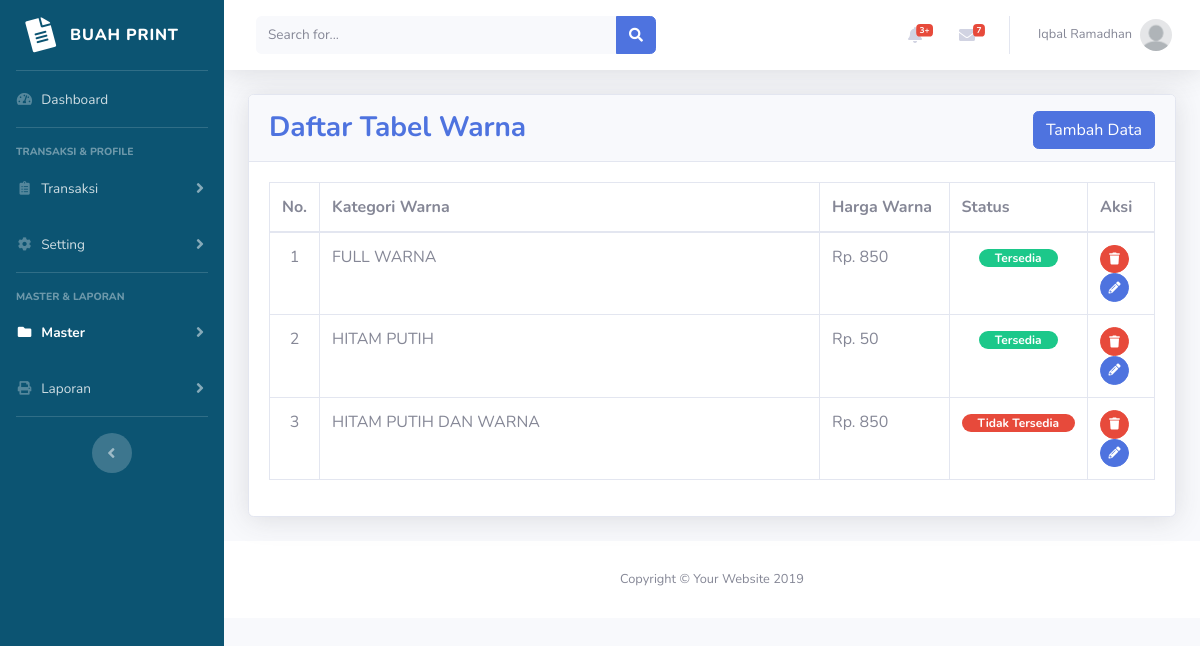
Page /admin/master_warna.php (signed in) on the committed database.
### tables this page shows
CREATE TABLE `mitra` (
  `ID_MITRA` char(10) NOT NULL,
  `NAMA_MITRA` varchar(40) NOT NULL,
  `EMAIL_MITRA` varchar(100) NOT NULL,
  `NO_HP_MITRA` varchar(13) NOT NULL,
  `TELEPHONE_MITRA` varchar(13) NOT NULL,
  `ALAMAT_MITRA` text NOT NULL,
  `FOTO_PROFILE` varchar(200) NOT NULL,
  `COVER` varchar(200) NOT NULL,
  `STATUS_MITRA` int(11) NOT NULL,
  `SALDO_MITRA` int(11) NOT NULL,
  `LOCATION_MITRA` text,
  `USERNAME_MITRA` varchar(50) NOT NULL,
  `PASSWORD_MITRA` varchar(32) NOT NULL
);

CREATE TABLE `warna` (
  `ID_WARNA` varchar(10) NOT NULL,
  `KAT_WARNA` varchar(40) NOT NULL,
  `HARGA_WARNA` int(11) NOT NULL,
  `STATUS_WARNA` int(11) NOT NULL
);

### admin/master_warna.php (the view, shortened to what this page needs)
<?php
    include 'includes/config.php';
    include 'includes/header.php';
    $result = mysqli_query($con, "SELECT * FROM warna");
?>
<div class="container-fluid">
<div class="card shadow mb-4">
    <div class="card-header py-2">
    <h3 class="mt-2 font-weight-bold float-left text-primary">Daftar Tabel Warna</h3>
    <button class="mt-2 btn btn-primary float-right ml-auto" data-toggle="modal" data-target="#tambah_warna">Tambah Data</button>
  </div>
  <div class="card-body">
    <div class="table-responsive">
      <table class="table table-bordered" id="dataTable" width="100%" cellspacing="0">
        <thead>
        <tr>
            <th>No.</th>
            <th>Kategori Warna</th>
            <th>Harga Warna</th>
            <th>Status</th>
            <th>Aksi</th>
          </tr>
        </thead>
        <tbody>
          <?php $i = 0;
            while($data_warna = mysqli_fetch_assoc($result)){
            $id_warna = $data_warna['ID_WARNA'];
            $kat_warna = $data_warna['KAT_WARNA'];
            $harga_warna = $data_warna['HARGA_WARNA'];
            $status_warna = $data_warna['STATUS_WARNA'];
            $i+=1;
          ?>
          <tr>
            <td class="text-center" style="width:50px"><?=$i?></td>
            <td style="width:500px;"><?=$kat_warna?></td>
            <td class="text-justify">Rp. <?=$harga_warna?></td>
            <td class="text-center" style="width:100px;"><?php if($status_warna==1){
              echo '<span class="badge badge-pill badge-success px-3">Tersedia</span>';
            }else{
              echo '<span class="badge badge-pill badge-danger px-3">Tidak Tersedia</span>';
            }?></td>
            <td style="width:67px;">
              <div class="block ml-auto">
                <a href="query/master_warna_query.php?action=delete&id_warna=<?=$id_warna?>" class="btn btn-danger btn-circle btn-sm" onclick="return confirm('Apakah anda yakin ingin menghapus data?');">
                  <i class="fas fa-trash"></i>
                </a>
                <a href="master_warna_ubah.php?id_warna=<?=$id_warna?>" class="btn btn-primary btn-circle btn-sm">
                  <i class="fas fa-pencil-alt"></i>
                </a>
              </div>
            </td>
          </tr>
          <?php } ?>
        </tbody>
        </table>
      </div>
    </div>
  </div>
</div>
<?php
  require 'includes/footer.php';
?>

### admin/includes/header.php (shortened to what this page needs)
<?php
  if(isset($_SESSION['admin_login'])){
  $username = $_SESSION['username'];
  $data = mysqli_query($con, "SELECT * FROM mitra WHERE USERNAME_MITRA = '$username'");
  $data_admin = mysqli_fetch_assoc($data);
  $nama_admin = $data_admin['NAMA_MITRA'];
  $profil_admin = $data_admin['FOTO_PROFILE'];
  }
?>
<!DOCTYPE html>
<html lang="en">
<head>
  <link href="vendor/fontawesome-free/css/all.min.css" rel="stylesheet" type="text/css">
  <link href="css/sb-admin-2.min.css" rel="stylesheet">
  <link rel="stylesheet" href="css/sb-admin-2.css">
  <link href="vendor/datatables/dataTables.bootstrap4.min.css" rel="stylesheet">
</head>
<body id="page-top">
  <div id="wrapper">
  <?php
    require 'sidebar.php';
  ?>
    <div id="content-wrapper" class="d-flex flex-column">
      <div id="content">
        <nav class="navbar navbar-expand navbar-light bg-white topbar mb-4 static-top shadow">
          <?php
            if(isset($_SESSION['admin_login'])){
          ?>
          <form class="d-none d-sm-inline-block form-inline mr-auto ml-md-3 my-2 my-md-0 mw-100 navbar-search">
            <div class="input-group">
              <input type="text" class="form-control bg-light border-0 small" placeholder="Search for..." aria-label="Search" aria-describedby="basic-addon2">
              <div class="input-group-append">
                <button class="btn btn-primary" type="button">
                  <i class="fas fa-search fa-sm"></i>
                </button>
              </div>
            </div>
          </form>
          <ul class="navbar-nav ml-auto">
            <li class="nav-item dropdown no-arrow mx-1">
              <a class="nav-link dropdown-toggle" href="#" id="alertsDropdown" role="button" data-toggle="dropdown" aria-haspopup="true" aria-expanded="false">
                <i class="fas fa-bell fa-fw"></i>
                <span class="badge badge-danger badge-counter">3+</span>
              </a>
            </li>
            <li class="nav-item dropdown no-arrow mx-1">
              <a class="nav-link dropdown-toggle" href="#" id="messagesDropdown" role="button" data-toggle="dropdown" aria-haspopup="true" aria-expanded="false">
                <i class="fas fa-envelope fa-fw"></i>
                <span class="badge badge-danger badge-counter">7</span>
              </a>
            </li>
            <li class="nav-item dropdown no-arrow">
              <a class="nav-link dropdown-toggle" href="#" id="userDropdown" role="button" data-toggle="dropdown" aria-haspopup="true" aria-expanded="false">
                <span class="mr-2 d-none d-lg-inline text-gray-600 small"><?=$nama_admin?></span>
                <img class="img-profile rounded-circle" src="img/profil/<?=$profil_admin?>">
              </a>
            </li>
            <?php }?>
          </ul>
        </nav>

### rows in the picture
mitra: NAMA_MITRA "Iqbal Ramadhan", FOTO_PROFILE (picture)
warna: KAT_WARNA "FULL WARNA", HARGA_WARNA "850", STATUS_WARNA "Tersedia"
warna: KAT_WARNA "HITAM PUTIH", HARGA_WARNA "50", STATUS_WARNA "Tersedia"
warna: KAT_WARNA "HITAM PUTIH DAN WARNA", HARGA_WARNA "850", STATUS_WARNA "Tidak Tersedia"
